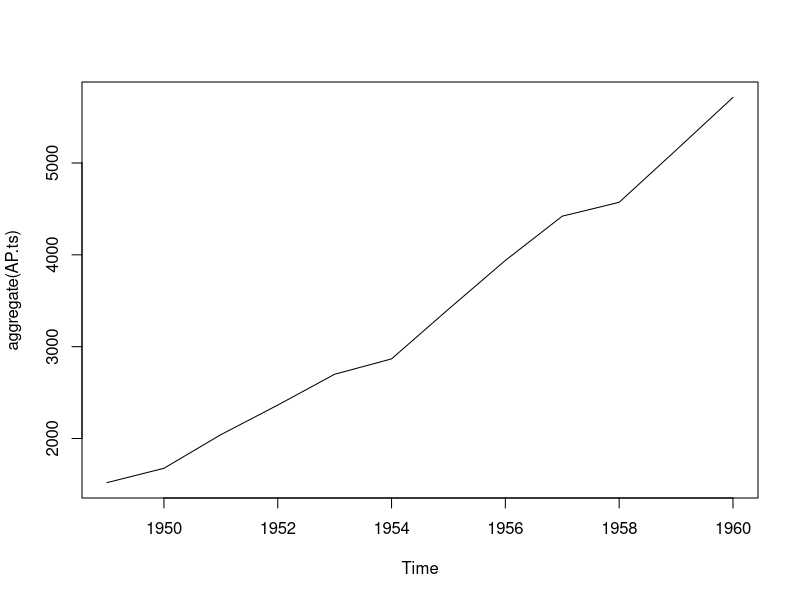
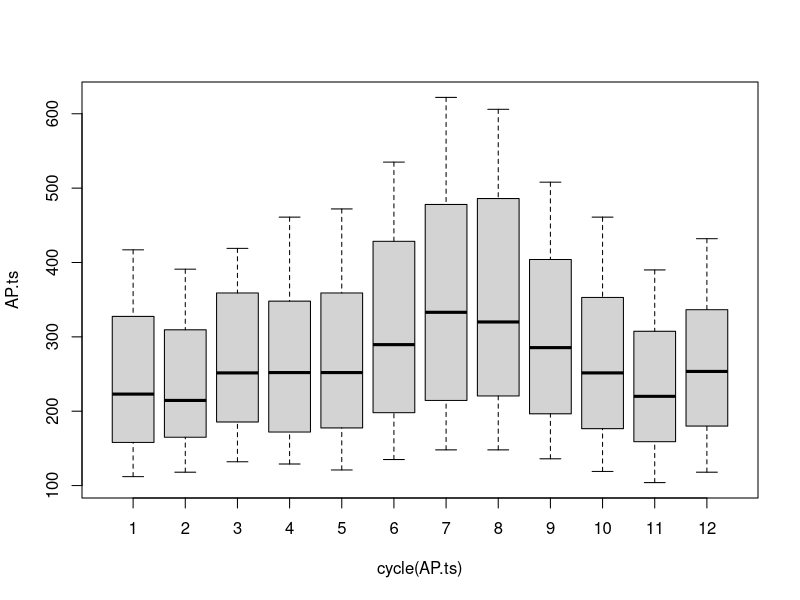
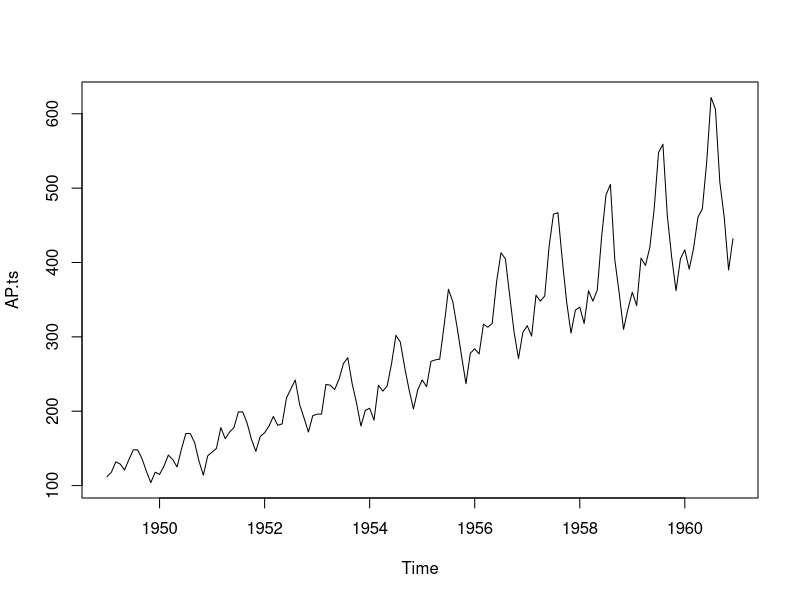
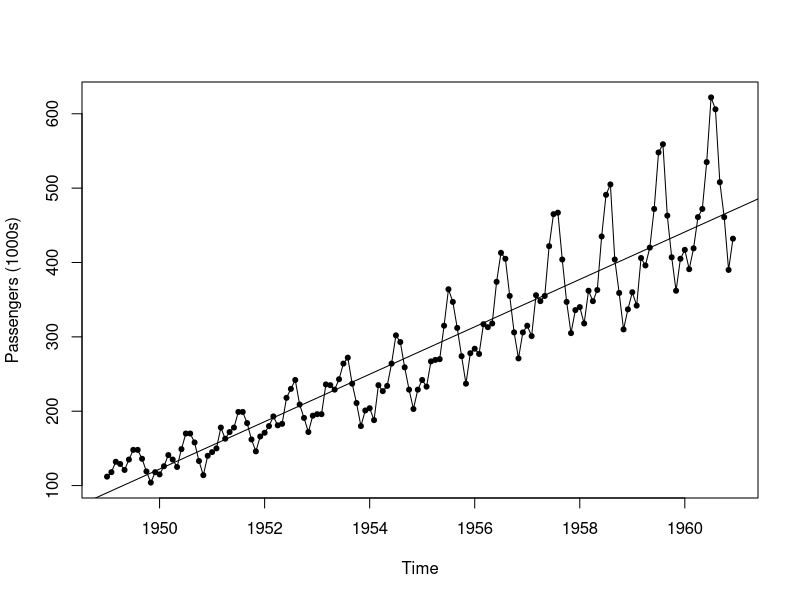
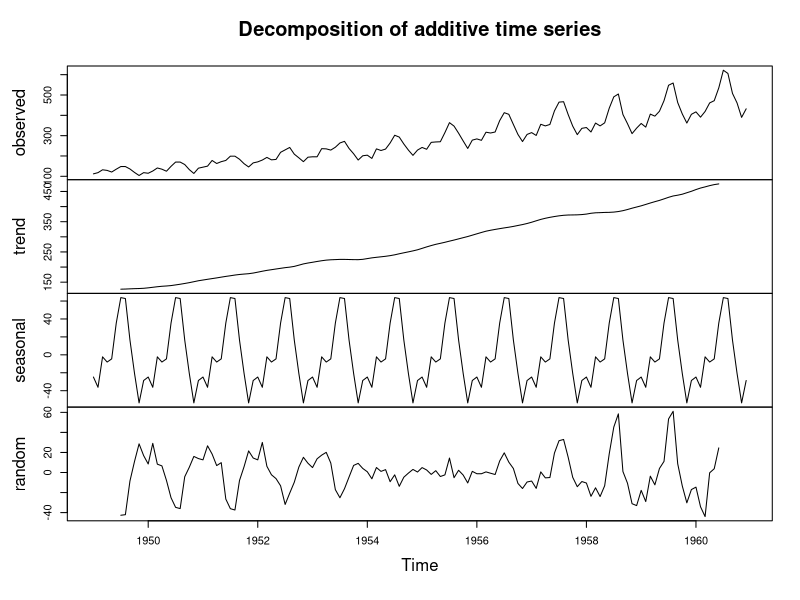
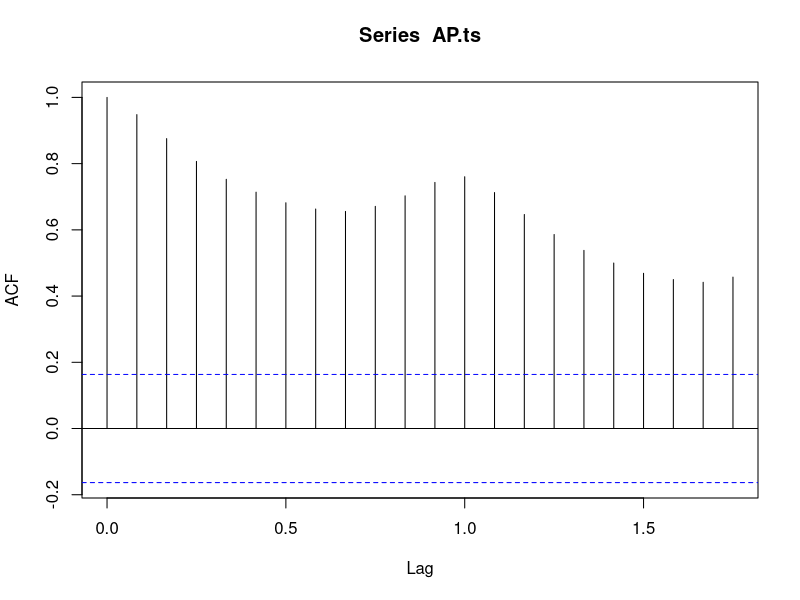
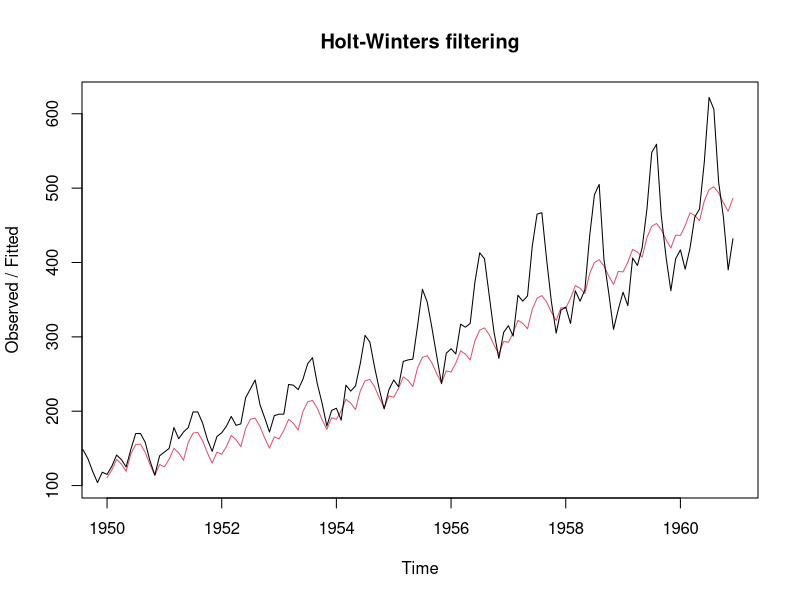
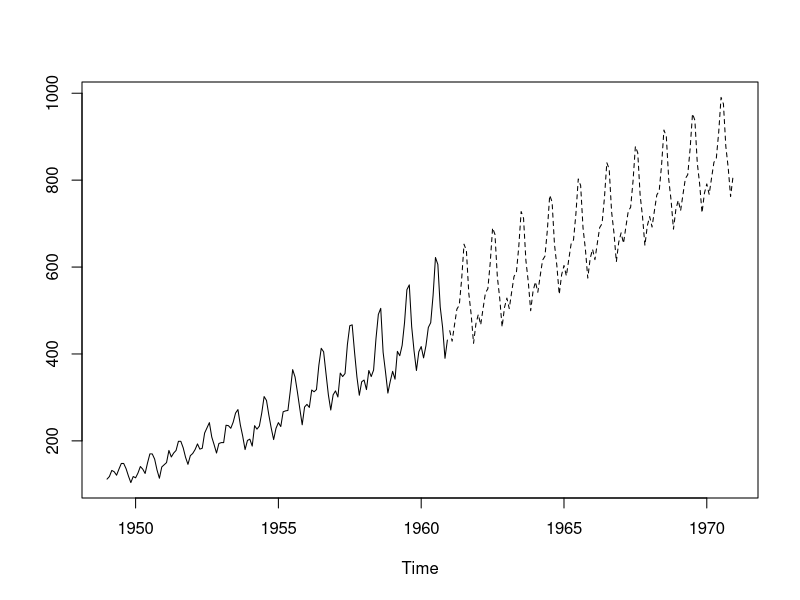

R code for these plots, in order:
#title: "Time Series Forecasting"

  
  #AUTHOR: AJANTIKA PAUL

#Loading the dataset:


data("AirPassengers")
AP.ts<- AirPassengers



#The data set contains the AirPassengers travel rate from the year 1949 to 1960

#Checking the dataset

class(AP.ts)
start(AP.ts) 
end(AP.ts) 
frequency(AP.ts) 
summary(AP.ts)



#It starts from year 1949 (January); It ends at 1960 (December) and the Frequency interval is 12



#Time period of the dataset


cycle(AP.ts) 
aggregate(AP.ts) #adds up all of the months for each year
plot(aggregate(AP.ts))



#It has trend.

#Box Plot


boxplot(AP.ts~cycle(AP.ts))
        
      

aggregate(AP.ts, FUN=mean)


#Average frequesncy per month for each year;  average monthly travel increased from 126 in 1949 to 476 in 1960


#July and August have the highest travel volume

#There is growth in the airline passenges numbers, it increases steadily.
#There is trend and seasonality.
#We can infer that passengers might prefer to travel during summer holiday, again there might be a downfall, and the number can again increase during christmas holiday

#Time series plot:
  
  
  
plot(AP.ts)
plot(AP.ts, ylab="Passengers (1000s)", type="o", pch=20)
abline(reg=lm(AirPassengers~time(AirPassengers)))




#We can see from in the time series there seems to be seasonal variation in the number of AirPassenger Travel Rate.



#Decomposing the data 


decompose(AP.ts)
plot(decompose(AP.ts))

#The plot above shows the original time series (top), the estimated trend component (second from top), the estimated seasonal component (third from top), and the estimated irregular component (bottom). 


#Autocorrelation

acf(AP.ts)

#We can see that there is lot of persistence from one period to another.

#It is corellated over time.
#There is seasonality, we can a high peak at one year, air travel today is much correlated with air travel one year ago

#Blue line is the confidence interval where anything outside the boundary has significant relation.



#Holt Winters Method

plot(HoltWinters(AP.ts, alpha=0.001, beta=1, gamma=0))


#Black graph is the original data and red graph is the Holt-Winters

AR.hw <- HoltWinters(AP.ts, seasonal="additive")

summary(AR.hw)



#Predictions

#We are predicting ahead by 10 years

AR.predict<-predict(AR.hw, n.ahead=10*12)
ts.plot(AP.ts, AR.predict, lty=1:2)



#Predicted values of  AirTravel Rates.

AR.predict


#ETS- Error Trend and Seasonality.


library(forecast)


ets_forecast <- ets(AP.ts)
ets_forecast



#We can see that alpha = 0.73 which is close to one which means that more weight is place on the most recent observations. 

#ETS(A,Ad,N) - Error type-"A"=Multiplicative,, Tread-additive, Seasonality- Multiplicative

plot(ets_forecast)
attributes(ets)
attributes(ets_forecast)
ets_forecast$mse #MSE gives an overall idea of the error occurred during forecasting. 






#Forecast

#To make a forecast of Air Passengers Travel for the year 1961 to 1970 using forecast



forecast.ets(ets_forecast, h=120)




#The forecast ets() function gives  the forecast for a year, a 80% prediction interval for the forecast, and a 95% prediction interval for the forecast. For example, the forecasted Air pasenger travel rate for the year 1970 is about 504,with a 95% prediction interval of (1031).




forecast_ets <- forecast.ets(ets_forecast, h=96)
plot(forecast_ets)



#Here the forecasts are plotted as a blue line, the 80% prediction interval as an dark grey shaded area, and the 95% prediction interval as a light grey shaded area.

#Seasonally Adjusting:
  

library(forecast)
AP_adjust <-seasadj(decompose(AP.ts))
AP_adjust

plot(AP_adjust)


#We can see that the seasonal variation has been removed from the seasonally adjusted time series. The seasonally adjusted time series now just contains the trend component and an irregular component.

#Partial autocorrelation
pacf(AP.ts)




#Regression on time dimension



AP.reg<-lm(AP.ts~time(AP.ts))
summary(AP.reg)
confint(AP.reg)
acf(resid(AP.reg))
pacf(resid(AP.reg))




#ARIMA (Autoregressive integrated moving average)
#MA(3)

AP.ma <- arima(AP.ts, order=c(0,0,3)) #estimates moving average of three time periods of "white noise"

ar=auto.arima(AP.ts)
summary(ar)


#ARMA(1,1)


AP.arma <- arima(AP.ts, order=c(1,0,1)) #1 prior period of AP, 1 prior period of white noise



#ARIMA(2,1,2)
#This model is composed of 2 prior periods of AP, 2 prior periods of white noise and a first-order difference


AP.arima <- arima(AP.ts, order=c(2,1,2)) 
AP.predict<-predict(AP.arima, n.ahead=60)
ts.plot(AP.ts,AP.predict$pred, lty=1:2)





#GARCH
#Generalized autoregressive conditioned heteroskedastic



library(tseries)
garch(AP.ts, grad="numerical")





